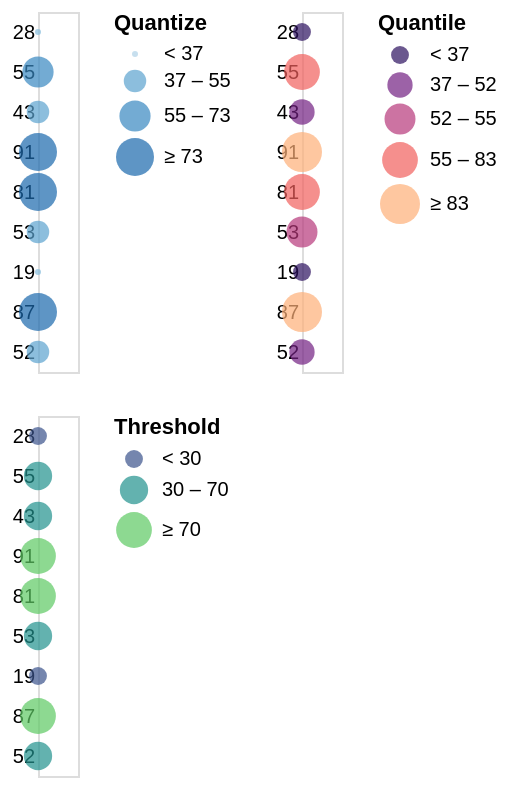

Write a Vega-Lite specification for this figure.
### Vega specification from a JSON file in a GitHub repository (floating-point values rounded to 4 significant figures)
{"$schema": "https://vega.github.io/schema/vega/v5.json", "description": "Horizontally concatenated charts that show different types of discretizing scales.", "background": "white", "padding": 5, "width": 20, "data": [{"name": "source_0", "values": [{"a": "A", "b": 28}, {"a": "B", "b": 55}, {"a": "C", "b": 43}, {"a": "D", "b": 91}, {"a": "E", "b": 81}, {"a": "F", "b": 53}, {"a": "G", "b": 19}, {"a": "H", "b": 87}, {"a": "I", "b": 52}]}, {"name": "data_1", "source": "source_0", "transform": [{"type": "filter", "expr": "isValid(datum[\"b\"]) && isFinite(+datum[\"b\"])"}]}, {"name": "data_2", "source": "source_0", "transform": [{"type": "filter", "expr": "isValid(datum[\"b\"]) && isFinite(+datum[\"b\"])"}]}, {"name": "data_3", "source": "source_0", "transform": [{"type": "filter", "expr": "isValid(datum[\"b\"]) && isFinite(+datum[\"b\"])"}]}], "signals": [{"name": "concat_0_y_step", "value": 20}, {"name": "concat_0_height", "update": "bandspace(domain('concat_0_y').length, 1, 0.5) * concat_0_y_step"}, {"name": "concat_1_y_step", "value": 20}, {"name": "concat_1_height", "update": "bandspace(domain('concat_1_y').length, 1, 0.5) * concat_1_y_step"}, {"name": "concat_2_y_step", "value": 20}, {"name": "concat_2_height", "update": "bandspace(domain('concat_2_y').length, 1, 0.5) * concat_2_y_step"}], "layout": {"padding": 20, "bounds": "full", "align": "each", "columns": 2}, "marks": [{"type": "group", "name": "concat_0_group", "style": "cell", "encode": {"update": {"width": {"signal": "width"}, "height": {"signal": "concat_0_height"}}}, "signals": [{"name": "width", "update": "width"}], "marks": [{"name": "concat_0_marks", "type": "symbol", "style": ["circle"], "from": {"data": "data_1"}, "encode": {"update": {"opacity": {"value": 0.7}, "fill": {"scale": "concat_0_color", "field": "b"}, "x": {"signal": "width", "mult": 0.5}, "y": {"scale": "concat_0_y", "field": "b"}, "size": {"scale": "concat_0_size", "field": "b"}, "shape": {"value": "circle"}}}}], "axes": [{"scale": "concat_0_y", "orient": "left", "grid": false, "domain": false, "ticks": false, "zindex": 0}], "legends": [{"title": "Quantize", "fill": "concat_0_color", "symbolType": "circle", "encode": {"symbols": {"update": {"opacity": {"value": 0.7}}}}, "size": "concat_0_size"}]}, {"type": "group", "name": "concat_1_group", "style": "cell", "encode": {"update": {"width": {"signal": "width"}, "height": {"signal": "concat_1_height"}}}, "signals": [{"name": "width", "update": "width"}], "marks": [{"name": "concat_1_marks", "type": "symbol", "style": ["circle"], "from": {"data": "data_2"}, "encode": {"update": {"opacity": {"value": 0.7}, "fill": {"scale": "concat_1_color", "field": "b"}, "x": {"signal": "width", "mult": 0.5}, "y": {"scale": "concat_1_y", "field": "b"}, "size": {"scale": "concat_1_size", "field": "b"}, "shape": {"value": "circle"}}}}], "axes": [{"scale": "concat_1_y", "orient": "left", "grid": false, "domain": false, "ticks": false, "zindex": 0}], "legends": [{"format": "d", "title": "Quantile", "fill": "concat_1_color", "labelOverlap": "greedy", "symbolType": "circle", "encode": {"symbols": {"update": {"opacity": {"value": 0.7}}}}, "size": "concat_1_size"}]}, {"type": "group", "name": "concat_2_group", "style": "cell", "encode": {"update": {"width": {"signal": "width"}, "height": {"signal": "concat_2_height"}}}, "signals": [{"name": "width", "update": "width"}], "marks": [{"name": "concat_2_marks", "type": "symbol", "style": ["circle"], "from": {"data": "data_3"}, "encode": {"update": {"opacity": {"value": 0.7}, "fill": {"scale": "concat_2_color", "field": "b"}, "x": {"signal": "width", "mult": 0.5}, "y": {"scale": "concat_2_y", "field": "b"}, "size": {"scale": "concat_2_size", "field": "b"}, "shape": {"value": "circle"}}}}], "axes": [{"scale": "concat_2_y", "orient": "left", "grid": false, "domain": false, "ticks": false, "zindex": 0}], "legends": [{"title": "Threshold", "fill": "concat_2_color", "labelOverlap": "greedy", "symbolType": "circle", "encode": {"symbols": {"update": {"opacity": {"value": 0.7}}}}, "size": "concat_2_size"}]}], "scales": [{"name": "concat_0_y", "type": "point", "domain": {"data": "data_1", "field": "b"}, "range": {"step": {"signal": "concat_0_y_step"}}, "padding": 0.5}, {"name": "concat_0_color", "type": "quantize", "domain": {"data": "data_1", "field": "b"}, "range": "ramp", "zero": true, "interpolate": "hcl"}, {"name": "concat_0_size", "type": "quantize", "domain": {"data": "data_1", "field": "b"}, "range": {"signal": "sequence(9, 361 + (361 - 9) / (4 - 1), (361 - 9) / (4 - 1))"}, "zero": false}, {"name": "concat_1_y", "type": "point", "domain": {"data": "data_2", "field": "b"}, "range": {"step": {"signal": "concat_1_y_step"}}, "padding": 0.5}, {"name": "concat_1_color", "type": "quantile", "domain": {"data": "data_2", "field": "b"}, "range": {"scheme": "magma"}, "interpolate": "hcl"}, {"name": "concat_1_size", "type": "quantile", "domain": {"data": "data_2", "field": "b"}, "range": [80, 160, 240, 320, 400]}, {"name": "concat_2_y", "type": "point", "domain": {"data": "data_3", "field": "b"}, "range": {"step": {"signal": "concat_2_y_step"}}, "padding": 0.5}, {"name": "concat_2_color", "type": "threshold", "domain": [30, 70], "range": {"scheme": "viridis"}, "interpolate": "hcl"}, {"name": "concat_2_size", "type": "threshold", "domain": [30, 70], "range": [80, 200, 320]}]}
